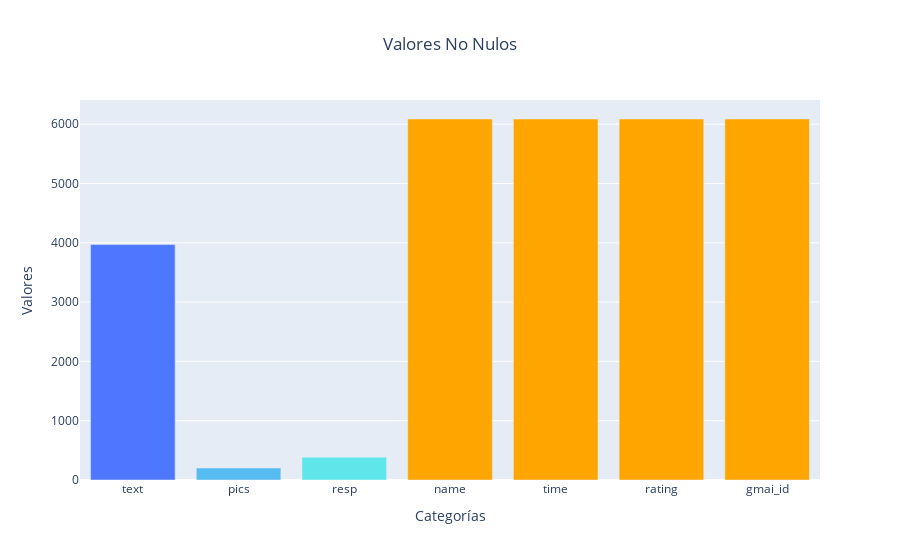

The cell this chart's notebook holds for it:
### Code cell
categorias = ['text', 'pics', 'resp', 'name', 'time', 'rating','gmai_id']
valores = [total_no_nulos_text, total_no_nulos_pics, total_no_nulos_resp,total_no_nulos_name, total_no_nulos_time, total_no_nulos_rating, total_no_nulos_gmap_id]

# Colores para las barras (uno por cada barra)
colores_barras = ['#4D77FF', '#56BBF1', '#5EE6EB', 'orange', 'orange', 'orange', 'orange']

# Crear el gráfico de barras
fig = go.Figure(data=[go.Bar(x=categorias, y=valores, marker_color=colores_barras)])


# Personalizar el diseño del gráfico
fig.update_layout(title='Valores No Nulos', title_x=0.5,  
                  xaxis_title='Categorías',
                  yaxis_title='Valores')
fig.show()

### Figure 1 — Plotly figure (JSON) as saved in the notebook; plotly's stock layout.template omitted (floating-point values rounded to 4 significant figures)
{"data": [{"marker": {"color": ["#4D77FF", "#56BBF1", "#5EE6EB", "orange", "orange", "orange", "orange"]}, "type": "bar", "x": ["text", "pics", "resp", "name", "time", "rating", "gmai_id"], "y": [3970, 202, 383, 6088, 6088, 6088, 6088]}], "layout": {"title": {"text": "Valores No Nulos", "x": 0.5}, "xaxis": {"title": {"text": "Categorías"}}, "yaxis": {"title": {"text": "Valores"}}}}
